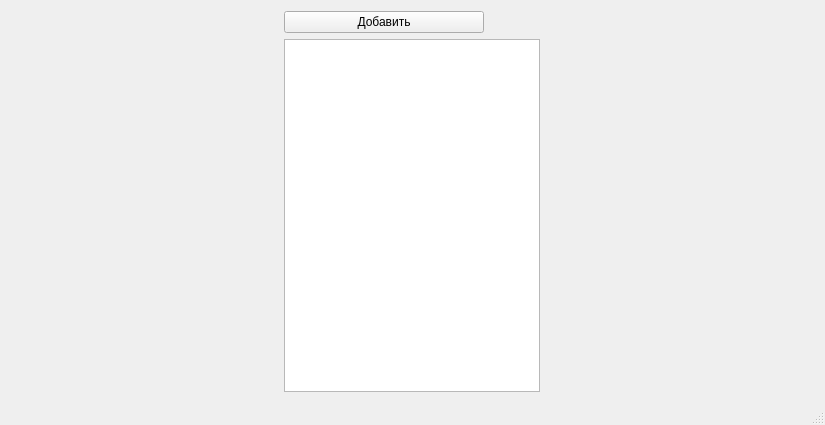
<?xml version="1.0" encoding="UTF-8"?>
<ui version="4.0">
 <class>MainWindow</class>
 <widget class="QMainWindow" name="MainWindow">
  <property name="geometry">
   <rect>
    <x>0</x>
    <y>0</y>
    <width>825</width>
    <height>425</height>
   </rect>
  </property>
  <property name="windowTitle">
   <string>My app</string>
  </property>
  <widget class="QWidget" name="centralWidget">
   <layout class="QHBoxLayout" name="horizontalLayout">
    <item>
     <layout class="QGridLayout" name="gridLayout">
      <item row="2" column="0" alignment="Qt::AlignLeft">
       <widget class="QListWidget" name="listWidget">
        <property name="sizePolicy">
         <sizepolicy hsizetype="Minimum" vsizetype="Expanding">
          <horstretch>0</horstretch>
          <verstretch>0</verstretch>
         </sizepolicy>
        </property>
        <property name="font">
         <font>
          <pointsize>12</pointsize>
         </font>
        </property>
        <property name="verticalScrollBarPolicy">
         <enum>Qt::ScrollBarAsNeeded</enum>
        </property>
        <property name="horizontalScrollBarPolicy">
         <enum>Qt::ScrollBarAlwaysOff</enum>
        </property>
        <property name="textElideMode">
         <enum>Qt::ElideLeft</enum>
        </property>
        <property name="horizontalScrollMode">
         <enum>QAbstractItemView::ScrollPerItem</enum>
        </property>
        <property name="flow">
         <enum>QListView::TopToBottom</enum>
        </property>
        <property name="isWrapping" stdset="0">
         <bool>false</bool>
        </property>
        <property name="resizeMode">
         <enum>QListView::Adjust</enum>
        </property>
        <property name="viewMode">
         <enum>QListView::ListMode</enum>
        </property>
        <property name="uniformItemSizes">
         <bool>false</bool>
        </property>
        <property name="wordWrap">
         <bool>true</bool>
        </property>
       </widget>
      </item>
      <item row="1" column="0">
       <widget class="QPushButton" name="addButton">
        <property name="minimumSize">
         <size>
          <width>200</width>
          <height>0</height>
         </size>
        </property>
        <property name="maximumSize">
         <size>
          <width>200</width>
          <height>16777215</height>
         </size>
        </property>
        <property name="text">
         <string>Добавить</string>
        </property>
       </widget>
      </item>
     </layout>
    </item>
   </layout>
  </widget>
  <widget class="QMenuBar" name="menuBar">
   <property name="geometry">
    <rect>
     <x>0</x>
     <y>0</y>
     <width>825</width>
     <height>27</height>
    </rect>
   </property>
  </widget>
  <widget class="QStatusBar" name="statusBar"/>
 </widget>
 <layoutdefault spacing="6" margin="11"/>
 <resources/>
 <connections/>
 <slots>
  <slot>user_enteredAddress(Address)</slot>
 </slots>
</ui>
